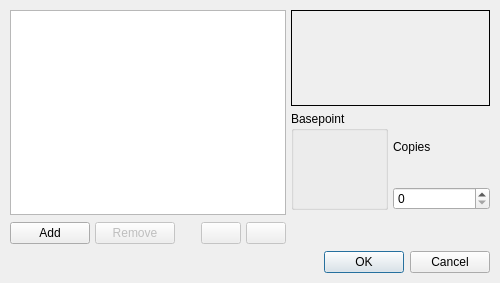
<?xml version="1.0" encoding="UTF-8"?>
<ui version="4.0">
 <class>TransformDialogBase</class>
 <widget class="QDialog" name="TransformDialogBase">
  <property name="geometry">
   <rect>
    <x>0</x>
    <y>0</y>
    <width>500</width>
    <height>283</height>
   </rect>
  </property>
  <property name="minimumSize">
   <size>
    <width>500</width>
    <height>260</height>
   </size>
  </property>
  <property name="windowTitle">
   <string>Transform</string>
  </property>
  <layout class="QVBoxLayout">
   <item>
    <layout class="QHBoxLayout">
     <item>
      <layout class="QVBoxLayout">
       <item>
        <widget class="QListWidget" name="transformSelector"/>
       </item>
       <item>
        <layout class="QHBoxLayout">
         <item>
          <widget class="QPushButton" name="buttonAdd">
           <property name="sizePolicy">
            <sizepolicy hsizetype="Minimum" vsizetype="Fixed">
             <horstretch>0</horstretch>
             <verstretch>0</verstretch>
            </sizepolicy>
           </property>
           <property name="text">
            <string>Add</string>
           </property>
          </widget>
         </item>
         <item>
          <widget class="QPushButton" name="buttonRemove">
           <property name="enabled">
            <bool>false</bool>
           </property>
           <property name="text">
            <string>Remove</string>
           </property>
          </widget>
         </item>
         <item>
          <spacer>
           <property name="orientation">
            <enum>Qt::Horizontal</enum>
           </property>
           <property name="sizeHint" stdset="0">
            <size>
             <width>21</width>
             <height>26</height>
            </size>
           </property>
          </spacer>
         </item>
         <item>
          <widget class="QPushButton" name="buttonUp">
           <property name="enabled">
            <bool>false</bool>
           </property>
           <property name="text">
            <string/>
           </property>
          </widget>
         </item>
         <item>
          <widget class="QPushButton" name="buttonDown">
           <property name="enabled">
            <bool>false</bool>
           </property>
           <property name="sizePolicy">
            <sizepolicy hsizetype="Fixed" vsizetype="Fixed">
             <horstretch>0</horstretch>
             <verstretch>0</verstretch>
            </sizepolicy>
           </property>
           <property name="text">
            <string/>
           </property>
          </widget>
         </item>
        </layout>
       </item>
      </layout>
     </item>
     <item>
      <layout class="QVBoxLayout">
       <item>
        <widget class="QStackedWidget" name="transformStack">
         <property name="sizePolicy">
          <sizepolicy hsizetype="Preferred" vsizetype="Preferred">
           <horstretch>0</horstretch>
           <verstretch>0</verstretch>
          </sizepolicy>
         </property>
         <property name="minimumSize">
          <size>
           <width>160</width>
           <height>16</height>
          </size>
         </property>
         <property name="frameShape">
          <enum>QFrame::Panel</enum>
         </property>
         <property name="currentIndex">
          <number>0</number>
         </property>
         <widget class="QWidget" name="blankPage"/>
         <widget class="QWidget" name="pageScale">
          <layout class="QGridLayout">
           <item row="0" column="0" colspan="3">
            <widget class="QLabel" name="ScalingStackLabel">
             <property name="font">
              <font>
               <pointsize>11</pointsize>
              </font>
             </property>
             <property name="text">
              <string>Scaling</string>
             </property>
             <property name="alignment">
              <set>Qt::AlignCenter</set>
             </property>
            </widget>
           </item>
           <item row="1" column="0">
            <widget class="QLabel" name="horizontalScaleLabel">
             <property name="text">
              <string>Horizontal:</string>
             </property>
            </widget>
           </item>
           <item row="1" column="1">
            <widget class="ScrSpinBox" name="horizontalScale">
             <property name="sizePolicy">
              <sizepolicy hsizetype="Expanding" vsizetype="Fixed">
               <horstretch>0</horstretch>
               <verstretch>0</verstretch>
              </sizepolicy>
             </property>
             <property name="minimumSize">
              <size>
               <width>60</width>
               <height>0</height>
              </size>
             </property>
             <property name="suffix">
              <string> %</string>
             </property>
             <property name="minimum">
              <number>0</number>
             </property>
             <property name="maximum">
              <number>1000</number>
             </property>
             <property name="value">
              <number>100</number>
             </property>
             <property name="decimals" stdset="0">
              <number>1</number>
             </property>
            </widget>
           </item>
           <item row="1" column="2" rowspan="2">
            <widget class="LinkButton" name="scaleLink">
             <property name="sizePolicy">
              <sizepolicy hsizetype="Fixed" vsizetype="Preferred">
               <horstretch>0</horstretch>
               <verstretch>0</verstretch>
              </sizepolicy>
             </property>
             <property name="minimumSize">
              <size>
               <width>15</width>
               <height>0</height>
              </size>
             </property>
             <property name="maximumSize">
              <size>
               <width>15</width>
               <height>16777215</height>
              </size>
             </property>
             <property name="text">
              <string/>
             </property>
             <property name="checkable">
              <bool>true</bool>
             </property>
             <property name="autoRaise">
              <bool>true</bool>
             </property>
            </widget>
           </item>
           <item row="2" column="0">
            <widget class="QLabel" name="verticalScaleLabel">
             <property name="text">
              <string>Vertical:</string>
             </property>
            </widget>
           </item>
           <item row="2" column="1">
            <widget class="ScrSpinBox" name="verticalScale">
             <property name="sizePolicy">
              <sizepolicy hsizetype="MinimumExpanding" vsizetype="Fixed">
               <horstretch>0</horstretch>
               <verstretch>0</verstretch>
              </sizepolicy>
             </property>
             <property name="minimumSize">
              <size>
               <width>60</width>
               <height>0</height>
              </size>
             </property>
             <property name="suffix">
              <string> %</string>
             </property>
             <property name="minimum">
              <number>0</number>
             </property>
             <property name="maximum">
              <number>1000</number>
             </property>
             <property name="value">
              <number>100</number>
             </property>
             <property name="decimals" stdset="0">
              <number>1</number>
             </property>
            </widget>
           </item>
          </layout>
         </widget>
         <widget class="QWidget" name="pageTranslate">
          <layout class="QGridLayout">
           <item row="0" column="0" colspan="2">
            <widget class="QLabel" name="TranslationStackLabel">
             <property name="font">
              <font>
               <pointsize>11</pointsize>
              </font>
             </property>
             <property name="text">
              <string>Translation</string>
             </property>
             <property name="alignment">
              <set>Qt::AlignCenter</set>
             </property>
            </widget>
           </item>
           <item row="1" column="0">
            <widget class="QLabel" name="translateHorizontalLabel">
             <property name="text">
              <string>Horizontal:</string>
             </property>
            </widget>
           </item>
           <item row="1" column="1">
            <widget class="ScrSpinBox" name="translateHorizontal">
             <property name="minimum">
              <number>-30000</number>
             </property>
             <property name="maximum">
              <number>30000</number>
             </property>
            </widget>
           </item>
           <item row="2" column="0">
            <widget class="QLabel" name="translateVerticalLabel">
             <property name="text">
              <string>Vertical:</string>
             </property>
            </widget>
           </item>
           <item row="2" column="1">
            <widget class="ScrSpinBox" name="translateVertical">
             <property name="minimum">
              <number>-30000</number>
             </property>
             <property name="maximum">
              <number>30000</number>
             </property>
            </widget>
           </item>
          </layout>
         </widget>
         <widget class="QWidget" name="pageRotate">
          <layout class="QGridLayout">
           <item row="0" column="0" colspan="2">
            <widget class="QLabel" name="RotateStackLabel">
             <property name="font">
              <font>
               <pointsize>11</pointsize>
              </font>
             </property>
             <property name="text">
              <string>Rotate</string>
             </property>
             <property name="alignment">
              <set>Qt::AlignCenter</set>
             </property>
            </widget>
           </item>
           <item row="1" column="0">
            <widget class="QLabel" name="rotationValueLabel">
             <property name="text">
              <string>Angle:</string>
             </property>
            </widget>
           </item>
           <item row="1" column="1">
            <widget class="ScrSpinBox" name="rotationValue">
             <property name="minimum">
              <number>-360</number>
             </property>
             <property name="maximum">
              <number>360</number>
             </property>
             <property name="decimals" stdset="0">
              <number>1</number>
             </property>
            </widget>
           </item>
          </layout>
         </widget>
         <widget class="QWidget" name="Seite">
          <layout class="QGridLayout">
           <item row="0" column="0" colspan="3">
            <widget class="QLabel" name="SkewStackLabel">
             <property name="font">
              <font>
               <pointsize>11</pointsize>
              </font>
             </property>
             <property name="text">
              <string>Skew</string>
             </property>
             <property name="alignment">
              <set>Qt::AlignCenter</set>
             </property>
            </widget>
           </item>
           <item row="1" column="0">
            <widget class="QLabel" name="horizontalSkewLabel">
             <property name="text">
              <string>Horizontal:</string>
             </property>
            </widget>
           </item>
           <item row="1" column="1">
            <widget class="ScrSpinBox" name="horizontalSkew">
             <property name="minimum">
              <number>-89</number>
             </property>
             <property name="maximum">
              <number>89</number>
             </property>
             <property name="decimals" stdset="0">
              <number>1</number>
             </property>
            </widget>
           </item>
           <item row="1" column="2" rowspan="2">
            <widget class="LinkButton" name="linkSkew">
             <property name="sizePolicy">
              <sizepolicy hsizetype="Fixed" vsizetype="Preferred">
               <horstretch>0</horstretch>
               <verstretch>0</verstretch>
              </sizepolicy>
             </property>
             <property name="minimumSize">
              <size>
               <width>15</width>
               <height>0</height>
              </size>
             </property>
             <property name="maximumSize">
              <size>
               <width>15</width>
               <height>16777215</height>
              </size>
             </property>
             <property name="text">
              <string/>
             </property>
             <property name="checkable">
              <bool>true</bool>
             </property>
             <property name="autoRaise">
              <bool>true</bool>
             </property>
            </widget>
           </item>
           <item row="2" column="0">
            <widget class="QLabel" name="verticalSkewLabel">
             <property name="text">
              <string>Vertical:</string>
             </property>
            </widget>
           </item>
           <item row="2" column="1">
            <widget class="ScrSpinBox" name="verticalSkew">
             <property name="minimum">
              <number>-89</number>
             </property>
             <property name="maximum">
              <number>89</number>
             </property>
             <property name="decimals" stdset="0">
              <number>1</number>
             </property>
            </widget>
           </item>
          </layout>
         </widget>
        </widget>
       </item>
       <item>
        <layout class="QHBoxLayout">
         <item>
          <widget class="QGroupBox" name="RotationGroup">
           <property name="title">
            <string>Basepoint</string>
           </property>
           <layout class="QVBoxLayout">
            <item>
             <widget class="BasePointWidget" name="basePoint" native="true">
              <property name="minimumSize">
               <size>
                <width>56</width>
                <height>56</height>
               </size>
              </property>
             </widget>
            </item>
           </layout>
          </widget>
         </item>
         <item>
          <layout class="QVBoxLayout">
           <item>
            <widget class="QLabel" name="label_9">
             <property name="text">
              <string>Copies</string>
             </property>
            </widget>
           </item>
           <item>
            <widget class="QSpinBox" name="numberOfCopies">
             <property name="minimum">
              <number>0</number>
             </property>
             <property name="maximum">
              <number>200</number>
             </property>
            </widget>
           </item>
          </layout>
         </item>
        </layout>
       </item>
       <item>
        <spacer>
         <property name="orientation">
          <enum>Qt::Vertical</enum>
         </property>
         <property name="sizeHint" stdset="0">
          <size>
           <width>31</width>
           <height>21</height>
          </size>
         </property>
        </spacer>
       </item>
      </layout>
     </item>
    </layout>
   </item>
   <item>
    <widget class="QDialogButtonBox" name="buttonBox">
     <property name="orientation">
      <enum>Qt::Horizontal</enum>
     </property>
     <property name="standardButtons">
      <set>QDialogButtonBox::Cancel|QDialogButtonBox::Ok</set>
     </property>
    </widget>
   </item>
  </layout>
 </widget>
 <layoutdefault spacing="5" margin="10"/>
 <customwidgets>
  <customwidget>
   <class>ScrSpinBox</class>
   <extends>QSpinBox</extends>
   <header location="global">ui/scrspinbox.h</header>
  </customwidget>
  <customwidget>
   <class>LinkButton</class>
   <extends>QToolButton</extends>
   <header>ui/linkbutton.h</header>
  </customwidget>
  <customwidget>
   <class>BasePointWidget</class>
   <extends>QWidget</extends>
   <header>ui/basepointwidget.h</header>
   <container>1</container>
  </customwidget>
 </customwidgets>
 <resources/>
 <connections>
  <connection>
   <sender>buttonBox</sender>
   <signal>accepted()</signal>
   <receiver>TransformDialogBase</receiver>
   <slot>accept()</slot>
   <hints>
    <hint type="sourcelabel">
     <x>248</x>
     <y>254</y>
    </hint>
    <hint type="destinationlabel">
     <x>157</x>
     <y>274</y>
    </hint>
   </hints>
  </connection>
  <connection>
   <sender>buttonBox</sender>
   <signal>rejected()</signal>
   <receiver>TransformDialogBase</receiver>
   <slot>reject()</slot>
   <hints>
    <hint type="sourcelabel">
     <x>316</x>
     <y>260</y>
    </hint>
    <hint type="destinationlabel">
     <x>286</x>
     <y>274</y>
    </hint>
   </hints>
  </connection>
 </connections>
</ui>
